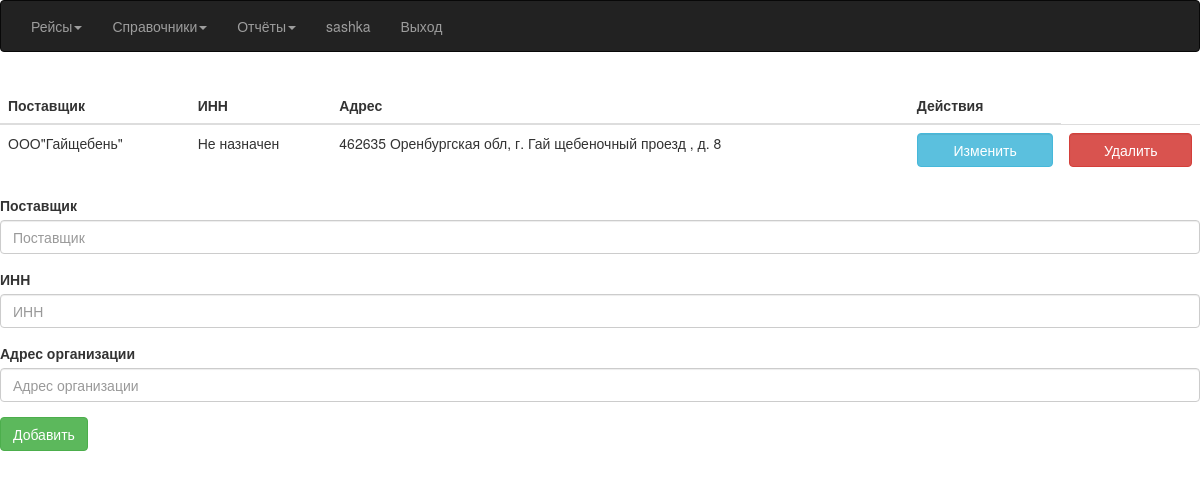
Screenshot of /Supplier/ (signed in) with the database file from the repository.
### Avtoregion/models.py (models this page shows, shortened)
class Supplier(models.Model):
    id_supplier = models.AutoField(primary_key=True)
    name = models.CharField(max_length=256, verbose_name='Поставщик')
    address = models.CharField(max_length=256, blank=True)
    inn = models.DecimalField(max_digits=12, decimal_places=0, unique=True, null=True, blank=True, verbose_name='ИНН')

### Avtoregion/views.py (the view)
# urls.py: url(r'^Supplier/$', views.SupplierViewList.as_view(), name='SupplierList'),
class SupplierViewList(LoginRequiredMixin, ListView):
    model = Supplier
    template_name = 'supplier.html'
    context_object_name = 'qSupplier'
    def get_context_data(self, **kwargs):
        context = super().get_context_data(**kwargs)
        context['form'] = SupplierForm()
        return context

### Avtoregion/forms.py
class SupplierForm(ModelForm):
    class Meta:
        model = Supplier
        fields = ['name', 'inn', 'address']
        labels = {'name': 'Поставщик', 'inn': 'ИНН', 'address': 'Адрес организации'}

### templates/supplier.html (shortened to what this page needs)
{% extends "index.html" %}
{% load bootstrap3 %}
{% block content %}
 {% if qSupplier %}
     <div class="table-responsive">
	 <table class="table table-hover">
		 <thead>
		 <th>
			 Поставщик
		 </th>
		 <th>
			 ИНН
		 </th>
		 <th>
			 Адрес
		 </th>
         <th>
             Действия
         </th>
		 </thead>
		 <tbody>
	 {% for q in qSupplier %}
	    <tr>
		 <td>
			 {{ q.name }}
		 </td>
		    <td>
			 {{ q.inn|default_if_none:'Не назначен' }}
		    </td>
		    <td>
			    {{ q.address}}
		    </td>
		 <div class="form-group">
			 <td>
				 <form action="update{{ q.pk }}" method="get">
					 <button class="btn btn-info form-control">Изменить</button>
				 </form>
			 </td>
			 <td>
                 <form action="{% url 'SupplierDelete' %}" method="post">
                     <button class="btn btn-danger form-control delete-confirmation">Удалить</button>
                 </form>
			 </td>
	    </div>
	    </tr>
	 {% endfor %}
		 </tbody>
	 </table>
     </div>
 {% endif %}
 <form action="add" method="post">
	 {% for field in form %}
		 {% bootstrap_field field %}
	 {% endfor %}
    <button class="btn btn-success">Добавить</button>
</form>
{% endblock %}

### templates/index.html (shortened to what this page needs)
{% load static %}
<!DOCTYPE html>
<html lang="ru">
<head>
	<link rel="stylesheet" href="{% static "css/bootstrap.min.css" %}">
	<link rel="stylesheet" href="https://cdnjs.cloudflare.com/ajax/libs/font-awesome/4.7.0/css/font-awesome.min.css">
	<link rel="stylesheet" href="{% static "css/daterangepicker.css" %}">
</head>
{% if user.is_anonymous %}
    <body>
    {% block login %}
    {% endblock %}
    </body>
{% else %}
    <body>
    <nav class="navbar navbar-inverse">
	    <div class="container-fluid">
		    <ul class="nav navbar-nav">
			    <li class="dropdown">
				    <a class="dropdown-toggle" data-toggle="dropdown" href="{% url 'Race' %}">Рейсы<span class="caret"></span></a>
			    </li>
			    <li class="dropdown">
				    <a class="dropdown-toggle" href="index.html" data-toggle="dropdown">Справочники<span class="caret"></span></a>
			    </li>
			    <li class="dropdown">
				    <a class="dropdown-toggle" data-toggle="dropdown" href="index.html">Отчёты<span class="caret"></span></a>
			    </li>
			    <li class="navbar-text">{{ user }}</li>
			    <li><a class="navbar-link" href="{% url 'logout' %}">Выход</a></li>
		    </ul>
	    </div>
    </nav>
		{% block content %}
		{% endblock %}
    </body>
{% endif %}
</html>

### rows the page displays
Supplier: name "ООО\"Гайщебень\"", inn "Не назначен", address "462635 Оренбургская обл, г. Гай щебеночный проезд , д. 8"

### other values shown
{{ user }} "sashka"
